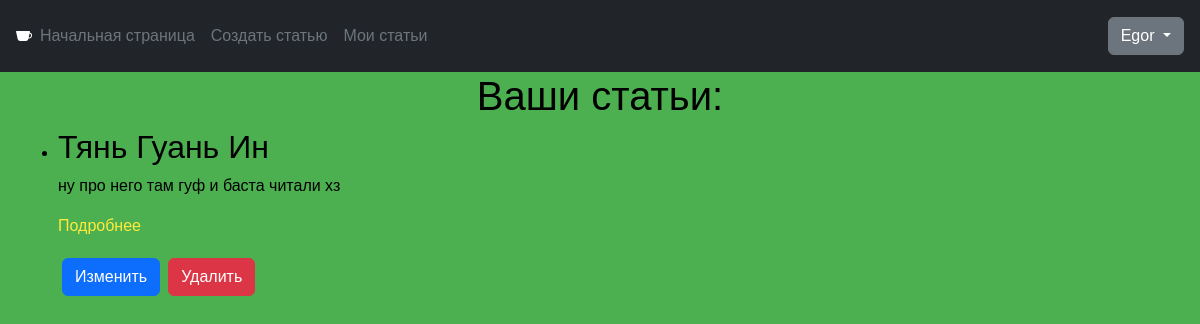
Page /my (signed in) on the earlier database version.
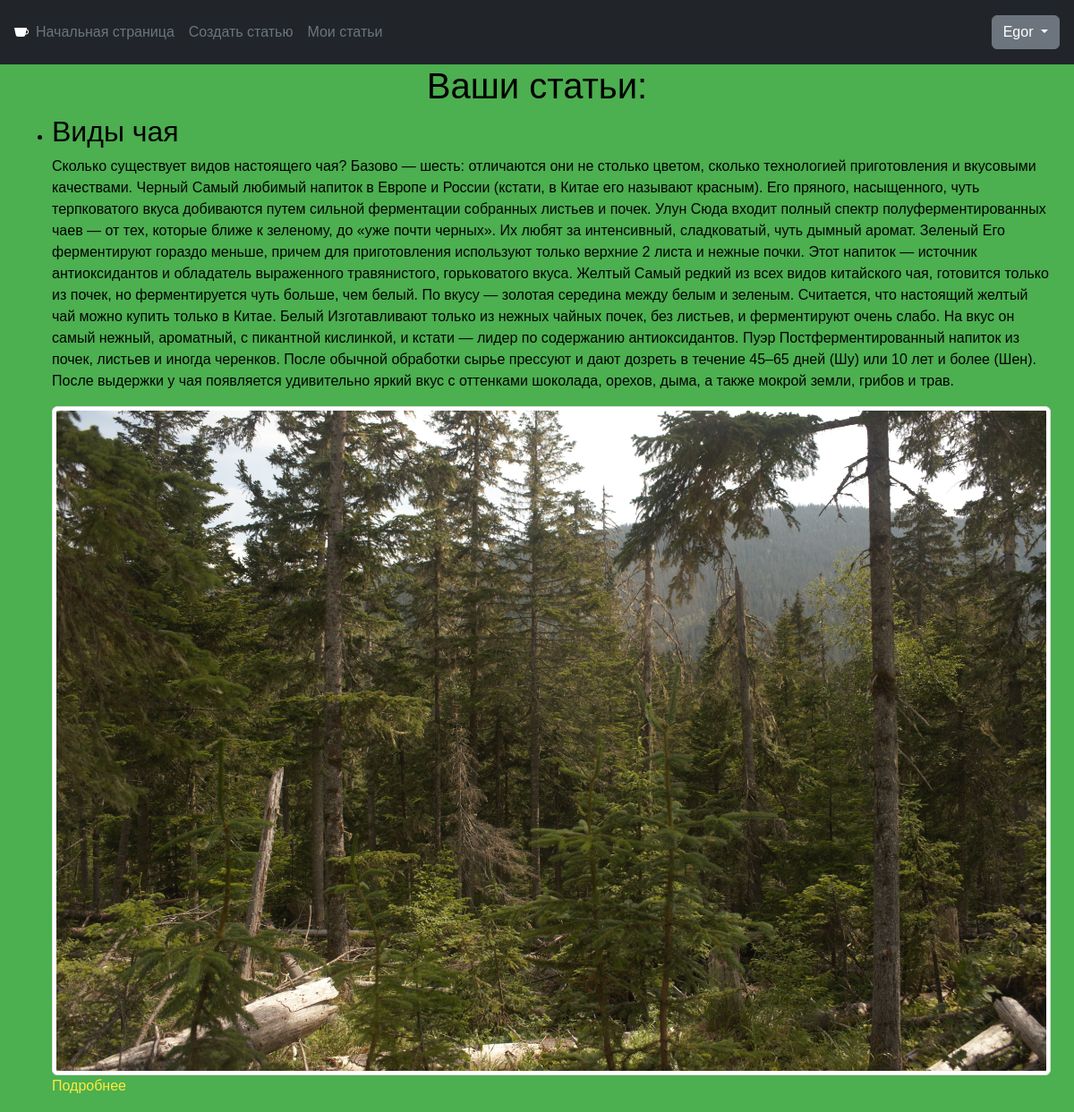
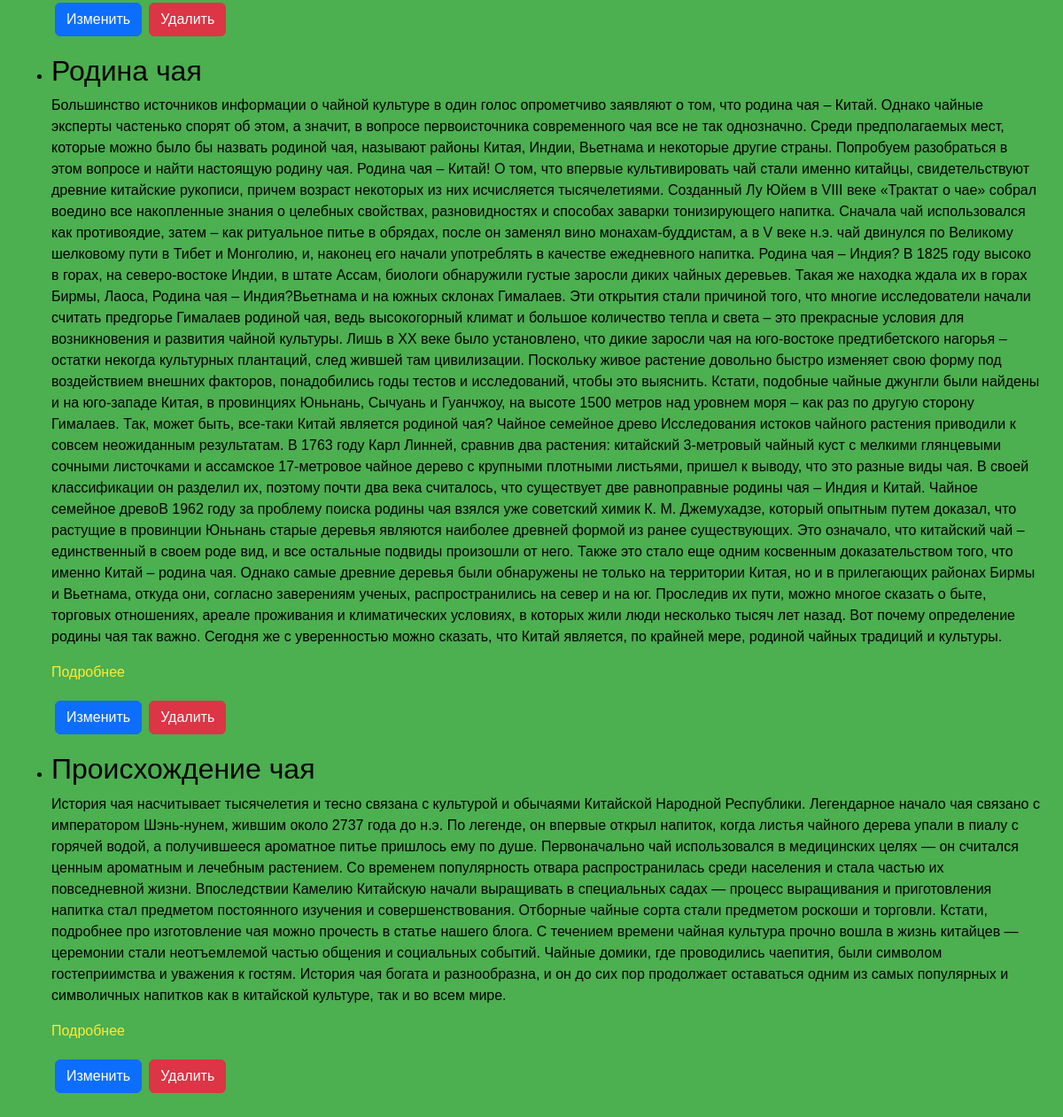
Same page on the later database version (2 pictures, top to bottom).
### mem/models.py (models this page shows, shortened)
class Article(models.Model):
    title = models.CharField(max_length=200, verbose_name='Заголовок')
    content = models.TextField(verbose_name='Содержание', null=False)
    image = models.ImageField(
        upload_to="home_images/",
        null=True,
        blank=True,
        verbose_name="Картинка",
    )
    author = models.ForeignKey(MyUser, null=True, on_delete=models.SET_NULL)
    class Meta:
        verbose_name = 'Статья'
        verbose_name_plural = 'Статьи'

### mem/views.py (the view)
# urls.py: path("my", MyArticles.as_view(), name="my"),
class MyArticles(LoginRequiredMixin, TemplateView):
    template_name = "mem/my.html"
    def get(self, request, *args, **kwargs):
        posts = models.Article.objects.filter(author=request.user.pk).all()
        context = self.get_context_data()
        context.update(posts=posts, **kwargs)
        return self.render_to_response(context)

### templates/mem/my.html (shortened to what this page needs)
{% include 'base.html' %}
<body>
{% block content %}
  <h1 align="center">Ваши статьи:</h1>
  <ul>
    {% if posts %}
        {% for post in posts %}
            <div class="container">
            <li>
                <h2>{{ post.title }}</h2>
                <p>{{ post.content }}</p>
                {% if post.image %}
                    <img src="{{ post.image.url }}" class="img-thumbnail mw-30">
                {% endif %}
                <p><a href="{% url 'mem:detail' post.id %}">Подробнее</a></p>
                <div class="d-flex align-items-center justify-content-left">
                    <p><a class="btn btn-primary m-1" href="{% url 'mem:edit' post.id %}" role="button">Изменить</a></p>
                    <form method="POST" action="{% url 'mem:delete' post.id %}">
                        {% csrf_token %}<input class="btn btn-danger m-1" type="submit" value="Удалить">
                     </form>
                </div>
            </li>
            </div>
        {% endfor %}
    {% else %}
        <h2 align="center">Вы пока не написали ничего. Может, попробуете?</h2>
        <div class="d-flex align-items-center justify-content-center">
            <p><a class="btn btn-primary m-1" href="{% url 'mem:create'%}">Создать статью</a></p>
        </div>
    {% endif %}
    </ul>
{% endblock %}
</body>

Differences in the rows shown:
removed Article: title "Тянь Гуань Ин", content "ну про него там гуф и баста читали хз"
now on this page (row edited): Article: title "Виды чая", content "Сколько существует видов настоящего чая? Базово — шесть: отличаются они не столько цветом, сколько технологией приготовления и вкусовыми качествами. Черный Самый любимый напиток в Европе и России (кстати, в Китае его называют красным). Его пряного, насыщенного, чуть терпковатого вкуса добиваются путем сильной ферментации собранных листьев и почек. Улун Сюда входит полный спектр полуферментированных чаев — от тех, которые ближе к зеленому, до «уже почти черных». Их любят за интенсивный, сладковатый, чуть дымный аромат. Зеленый Его ферментируют гораздо меньше, причем для приготовления используют только верхние 2 листа и нежные почки. Этот напиток — источник антиоксидантов и обладатель…", image (picture)
now on this page (row edited): Article: title "Родина чая", content "Большинство источников информации о чайной культуре в один голос опрометчиво заявляют о том, что родина чая – Китай. Однако чайные эксперты частенько спорят об этом, а значит, в вопросе первоисточника современного чая все не так однозначно. Среди предполагаемых мест, которые можно было бы назвать родиной чая, называют районы Китая, Индии, Вьетнама и некоторые другие страны. Попробуем разобраться в этом вопросе и найти настоящую родину чая. Родина чая – Китай! О том, что впервые культивировать чай стали именно китайцы, свидетельствуют древние китайские рукописи, причем возраст некоторых из них исчисляется тысячелетиями. Созданный Лу Юйем в VIII веке «Трактат о чае» собрал воедино все…"
now on this page (row edited): Article: title "Происхождение чая", content "История чая насчитывает тысячелетия и тесно связана с культурой и обычаями Китайской Народной Республики. Легендарное начало чая связано с императором Шэнь-нунем, жившим около 2737 года до н.э. По легенде, он впервые открыл напиток, когда листья чайного дерева упали в пиалу с горячей водой, а получившееся ароматное питье пришлось ему по душе. Первоначально чай использовался в медицинских целях — он считался ценным ароматным и лечебным растением. Со временем популярность отвара распространилась среди населения и стала частью их повседневной жизни. Впоследствии Камелию Китайскую начали выращивать в специальных садах — процесс выращивания и приготовления напитка стал предметом постоянного…"
